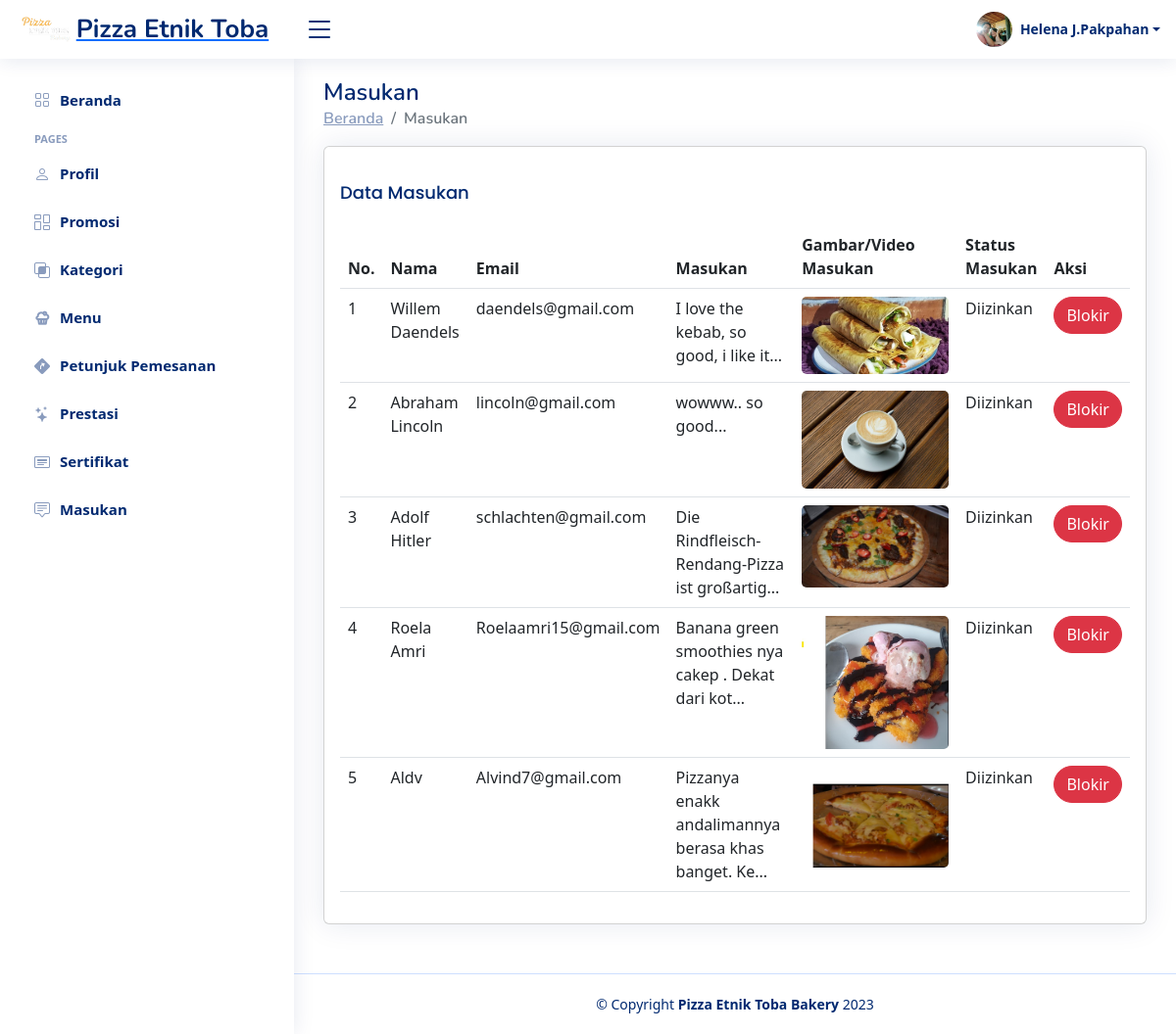
Page /Website/Admin/masukan.php (signed in) on the committed database.
### tables this page shows
CREATE TABLE `masukan` (
  `id_masukan` int(11) NOT NULL,
  `nama_pengunjung` varchar(100) NOT NULL,
  `email_pengunjung` varchar(200) NOT NULL,
  `teks_masukan` text NOT NULL,
  `tanggal_post_masukan` timestamp NOT NULL DEFAULT current_timestamp() ON UPDATE current_timestamp(),
  `gambar_video_masukan` varchar(255) NOT NULL,
  `status_masukan` enum('Diizinkan','Diblokir') NOT NULL DEFAULT 'Diizinkan',
  `id_admin` int(11) NOT NULL DEFAULT 1
);

### Website/Admin/masukan.php (the view, shortened to what this page needs)
<?php
include_once('../koneksi/koneksi.php');
?>
<!DOCTYPE html>
<html lang="en">
<head>
    <link rel="stylesheet" href="style.css">
    <link href="vendor/bootstrap/css/bootstrap.min.css" rel="stylesheet">
    <link href="vendor/bootstrap-icons/bootstrap-icons.css" rel="stylesheet">
    <link href="vendor/boxicons/css/boxicons.min.css" rel="stylesheet">
    <link href="vendor/quill/quill.snow.css" rel="stylesheet">
    <link href="vendor/quill/quill.bubble.css" rel="stylesheet">
    <link href="vendor/remixicon/remixicon.css" rel="stylesheet">
    <link href="vendor/simple-datatables/style.css" rel="stylesheet">
</head>
<?php include 'header.php' ?>
<?php include 'sidebar.php' ?>
<main id="main" class="main">
    <div class="pagetitle">
        <h1>Masukan</h1>
        <nav>
            <ol class="breadcrumb">
                <li class="breadcrumb-item"><a href="index.php">Beranda</a></li>
                <li class="breadcrumb-item active">Masukan</li>
            </ol>
        </nav>
    </div>
    <section class="section">
        <div class="row">
            <div class="col-lg-12">
                <div class="card">
                    <div class="card-body">
                        <h5 class="card-title">Data Masukan</h5>
                        <div class="table-responsive">
                        <table class="table datatable">
                            <thead>
                                <tr>
                                    <th scope="col">No.</th>
                                    <th scope="col">Nama</th>
                                    <th scope="col">Email</th>
                                    <th scope="col">Masukan</th>
                                    <th scope="col">Gambar/Video Masukan</th>
                                    <th scope="col">Status Masukan</th>
                                    <th scope="col">Aksi</th>
                                </tr>
                            </thead>
                            <tbody>
                                <?php
                                $no = 1;
                                $query = 'SELECT * FROM masukan ORDER BY id_masukan DESC';
                                $result_set = $koneksi->query($query);
                                while ($row = $result_set->fetch_assoc()) {
                                ?>
                                    <tr>
                                        <td><?= $no; ?></td>
                                        <td><?= $row['nama_pengunjung']; ?></td>
                                        <td><?= $row['email_pengunjung']; ?></td>
                                        <td><?= substr($row['teks_masukan'], 0, 50); ?>...</td>
                                        <td> <?php
                                                $media_type = mime_content_type('../../pictures/' . $row['gambar_video_masukan']);
                                                if (strpos($media_type, 'image') !== false) { ?>
                                                <img src="../../pictures/<?php echo $row['gambar_video_masukan'] ?>" class="card-img" style="width: 150px;" alt="...">
                                            <?php
                                                } else if (strpos($media_type, 'video') !== false) { ?>
                                                <video controls class="card-img"  style="width: 150px;" >
                                                    <source src="../../pictures/<?php echo $row['gambar_video_masukan'] ?>" type="video/mp4">
                                                </video>
                                            <?php } ?>
                                        </td>
                                        <td><?= $row['status_masukan']; ?></td>
                                        <td>
                                            <?php if ($row['status_masukan'] == 'Diizinkan') { ?>
                                                <a href="status_masukan.php?id=<?php echo $row['id_masukan']; ?>&status='Diblokir'"><button type="button" class="btn btn-danger rounded-pill">Blokir</button></a>
                                            <?php } else { ?>
                                                <a href="status_masukan.php?id=<?php echo $row['id_masukan']; ?>&status='Diizinkan'"><button type="button" class="btn btn-success rounded-pill">Unblokir</button></a>
                                            <?php } ?>
                                        </td>
                                    </tr>
                                <?php $no++;
                                } ?>
                            </tbody>
                        </table>
                        </div>
                    </div>
                </div>
            </div>
        </div>
    </section>
</main>
<?php include 'footer.php' ?>
</body>
</html>

### Website/Admin/header.php (shortened to what this page needs)
<?php
    include_once('../koneksi/koneksi.php');
    $query = 'SELECT * FROM admin';
    $result_set = $koneksi->query($query);
    $row = $result_set->fetch_assoc();
?>
<header id="header" class="header fixed-top d-flex align-items-center">
    <div class="d-flex align-items-center justify-content-between">
        <a href="index.php" class="logo d-flex align-items-center">
            <img src="assets/img/logo.png" alt="">
            <span class="d-none d-lg-block">Pizza Etnik Toba</span>
        </a>
        <i class="bi bi-list toggle-sidebar-btn"></i>
    </div>
    <nav class="header-nav ms-auto">
        <ul class="d-flex align-items-center">
            <li class="nav-item dropdown pe-3">
                <a class="nav-link nav-profile d-flex align-items-center pe-0" href="#" data-bs-toggle="dropdown">
                    <img src="../../pictures/<?php echo $row['foto_admin'];?>" alt="Profile" class="rounded-circle">
                    <span class="d-none d-md-block dropdown-toggle ps-2"><?php echo  $row['nama_admin'];?></span>
                </a>
            </li>
        </ul>
    </nav>
</header>

### Website/Admin/style.css (style rules this page uses)
:root { scroll-behavior: smooth; }
a { color: #4154f1; text-decoration: none; }
h1, h2, h3, h4, h5, h6 { font-family: "Nunito", sans-serif; }
#main { margin-top: 60px; padding: 20px 30px; transition: all 0.3s; }
.pagetitle { margin-bottom: 10px; }
.pagetitle h1 { font-size: 24px; margin-bottom: 0; font-weight: 600; color: #012970; }
.card { margin-bottom: 30px; border: none; border-radius: 5px; box-shadow: 0px 0 30px rgba(1, 41, 112, 0.1); }
.card-title { padding: 20px 0 15px 0; font-size: 18px; font-weight: 500; color: #012970; font-family: "Poppins", sans-serif; }
.card-body { padding: 0 20px 20px 20px; }
.breadcrumb { font-size: 14px; font-family: "Nunito", sans-serif; color: #899bbd; font-weight: 600; }
.breadcrumb a { color: #899bbd; transition: 0.3s; }
.breadcrumb .breadcrumb-item::before { color: #899bbd; }
.breadcrumb .active { color: #51678f; font-weight: 600; }
.logo { line-height: 1; }
@media (min-width: 1200px) { .logo { width: 280px; } }
.logo img { max-height: 26px; margin-right: 6px; }
.logo span { font-size: 26px; font-weight: 700; color: #012970; font-family: "Nunito", sans-serif; }
.header { transition: all 0.5s; z-index: 997; height: 60px; box-shadow: 0px 2px 20px rgba(1, 41, 112, 0.1); background-color: #fff; padding-left: 20px; }
.header .toggle-sidebar-btn { font-size: 32px; padding-left: 10px; cursor: pointer; color: #012970; }
.header-nav ul { list-style: none; }
.header-nav > ul { margin: 0; padding: 0; }
.header-nav .nav-profile { color: #012970; }
.header-nav .nav-profile img { max-height: 36px; }
.header-nav .nav-profile span { font-size: 14px; font-weight: 600; }
@media (min-width: 1200px) { #main, #footer { margin-left: 300px; } }

### rows in the picture
masukan: nama_pengunjung "Willem Daendels", email_pengunjung "daendels@gmail.com", teks_masukan "I love the kebab, so good, i like it", gambar_video_masukan (picture), status_masukan "Diizinkan"
masukan: nama_pengunjung "Abraham Lincoln", email_pengunjung "lincoln@gmail.com", teks_masukan "wowww.. so good", gambar_video_masukan (picture), status_masukan "Diizinkan"
masukan: nama_pengunjung "Adolf Hitler", email_pengunjung "schlachten@gmail.com", teks_masukan "Die Rindfleisch-Rendang-Pizza ist großartig", gambar_video_masukan (picture), status_masukan "Diizinkan"
masukan: nama_pengunjung "Roela Amri", email_pengunjung "Roelaamri15@gmail.com", teks_masukan "Banana green smoothies nya cakep . Dekat dari kot", gambar_video_masukan (picture), status_masukan "Diizinkan"
masukan: nama_pengunjung "Aldv", email_pengunjung "Alvind7@gmail.com", teks_masukan "Pizzanya enakk andalimannya berasa khas banget. Ke", gambar_video_masukan (picture), status_masukan "Diizinkan"

### other values in the picture
$row['nama_admin'] "Helena J.Pakpahan"
